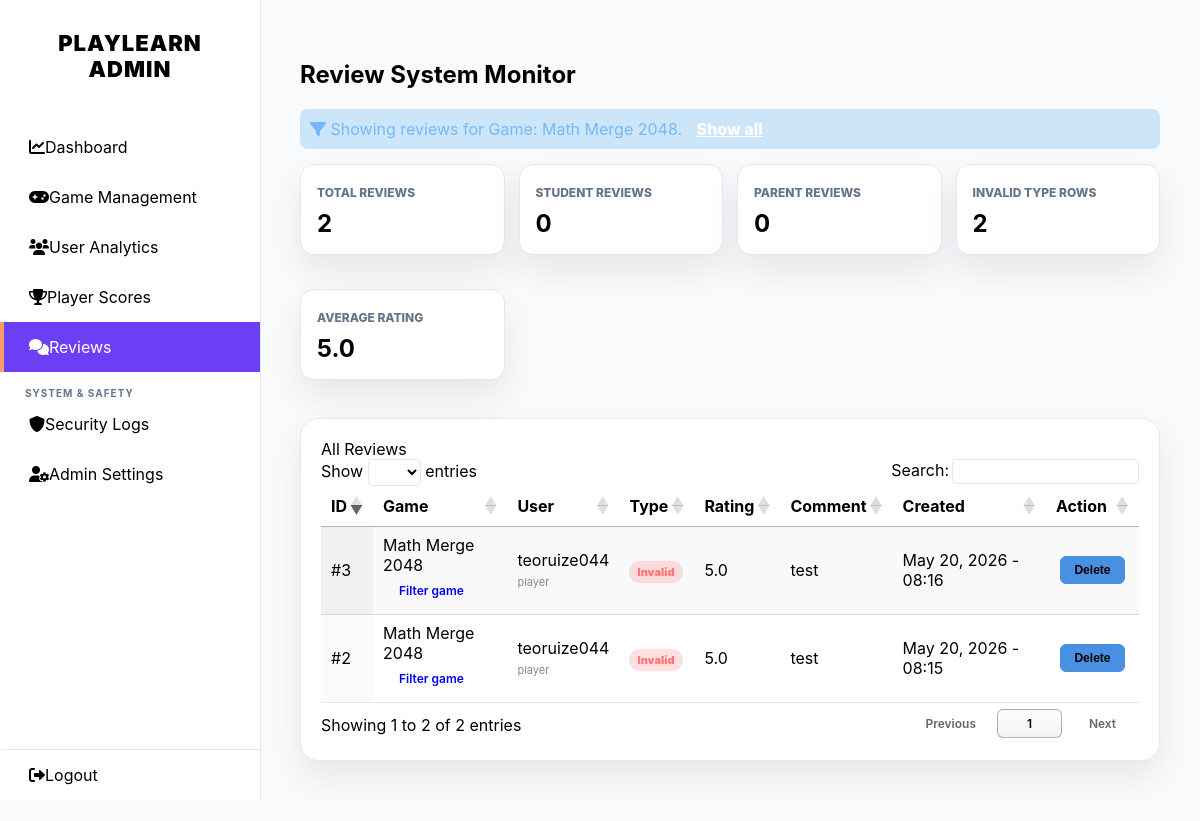
/admin_reviews.php?game_id=12 (signed in), run on the app's committed database.
### tables this page shows
CREATE TABLE `levels` (
  `id` int(11) NOT NULL,
  `level_name` varchar(100) NOT NULL,
  `category` varchar(50) NOT NULL DEFAULT 'Logic',
  `level_description` text DEFAULT NULL,
  `difficulty` enum('Easy','Normal','Hard') DEFAULT 'Easy',
  `target_score` int(11) DEFAULT 100,
  `image_url` varchar(255) DEFAULT 'assets/img/default_level.jpg',
  `game_url` varchar(255) NOT NULL DEFAULT 'game2048.php',
  `custom_slug` varchar(80) DEFAULT NULL,
  `package_path` varchar(255) DEFAULT NULL,
  `package_status` enum('published','draft','rejected') NOT NULL DEFAULT 'published',
  `package_manifest` text DEFAULT NULL,
  `status` enum('published','draft') DEFAULT 'published',
  `created_at` timestamp NOT NULL DEFAULT current_timestamp(),
  `is_featured` tinyint(1) DEFAULT 0,
  `is_trending` tinyint(1) DEFAULT 0,
  `editor_choice` tinyint(1) NOT NULL DEFAULT 0
);

CREATE TABLE `game_reviews` (
  `id` int(11) NOT NULL,
  `game_id` int(11) NOT NULL,
  `user_id` int(11) NOT NULL,
  `username` varchar(100) NOT NULL,
  `rating_type` enum('student','parent') NOT NULL,
  `rating_score` decimal(2,1) NOT NULL,
  `comment_text` text NOT NULL,
  `created_at` timestamp NULL DEFAULT current_timestamp()
);

CREATE TABLE `users` (
  `id` int(11) NOT NULL,
  `username` varchar(50) NOT NULL,
  `profile_image` varchar(255) DEFAULT NULL,
  `avatar_frame` varchar(255) DEFAULT NULL,
  `frame_expires_at` datetime DEFAULT NULL,
  `title` varchar(50) DEFAULT NULL,
  `title_expires_at` datetime DEFAULT NULL,
  `email` varchar(100) NOT NULL,
  `password` varchar(255) NOT NULL,
  `birthday` date NOT NULL,
  `gender` varchar(10) DEFAULT NULL,
  `ic_number` varchar(40) DEFAULT NULL,
  `role` enum('player','admin','parent') DEFAULT 'player',
  `level` int(11) DEFAULT 1,
  `total_exp` int(11) DEFAULT 0,
  `weekly_exp` int(11) DEFAULT 0,
  `link_code` varchar(10) DEFAULT NULL,
  `status` enum('active','banned') DEFAULT 'active',
  `ban_reason` varchar(255) DEFAULT NULL,
  `banned_at` datetime DEFAULT NULL,
  `last_login` datetime DEFAULT NULL,
  `created_at` timestamp NOT NULL DEFAULT current_timestamp(),
  `last_seen` datetime DEFAULT current_timestamp(),
  `theme_preference` varchar(10) DEFAULT 'dark'
);

### admin_reviews.php (the view, shortened to what this page needs)
<?php
require 'db_conn.php';
$filter_user_id = isset($_GET['user_id']) ? intval($_GET['user_id']) : 0;
$filter_game_id = isset($_GET['game_id']) ? intval($_GET['game_id']) : 0;
$filter_label = '';
$where = [];
$types = '';
$params = [];
if ($filter_game_id > 0) {
    $where[] = 'gr.game_id = ?';
    $types .= 'i';
    $params[] = $filter_game_id;
}
$where_sql = $where ? ('WHERE ' . implode(' AND ', $where)) : '';
$stats = [
    'total_reviews' => 0,
    'student_reviews' => 0,
    'parent_reviews' => 0,
    'invalid_reviews' => 0,
    'average_rating' => null,
];
$stats_res = $conn->query("SELECT
    COUNT(*) AS total_reviews,
    SUM(rating_type = 'student') AS student_reviews,
    SUM(rating_type = 'parent') AS parent_reviews,
    SUM(rating_type NOT IN ('student','parent') OR rating_type IS NULL OR rating_type = '') AS invalid_reviews,
    AVG(rating_score) AS average_rating
    FROM game_reviews");
if ($stats_res) {
    $stats = array_merge($stats, $stats_res->fetch_assoc());
}
$sql = "SELECT gr.*, u.email, u.role, l.level_name
        FROM game_reviews gr
        LEFT JOIN users u ON u.id = gr.user_id
        LEFT JOIN levels l ON l.id = gr.game_id
        $where_sql
        ORDER BY gr.created_at DESC, gr.id DESC";
if ($params) {
    $stmt = $conn->prepare($sql);
    $stmt->bind_param($types, ...$params);
    $stmt->execute();
    $reviews = $stmt->get_result();
} else {
    $reviews = $conn->query($sql);
}
if ($filter_user_id > 0) {
    $label_stmt = $conn->prepare("SELECT username FROM users WHERE id = ?");
    $label_stmt->bind_param("i", $filter_user_id);
    $label_stmt->execute();
    $label_user = $label_stmt->get_result()->fetch_assoc();
    $filter_label = 'User: ' . ($label_user['username'] ?? ('#' . $filter_user_id));
    $label_stmt->close();
} elseif ($filter_game_id > 0) {
    $label_stmt = $conn->prepare("SELECT level_name FROM levels WHERE id = ?");
    $label_stmt->bind_param("i", $filter_game_id);
    $label_stmt->execute();
    $label_game = $label_stmt->get_result()->fetch_assoc();
    $filter_label = 'Game: ' . ($label_game['level_name'] ?? ('#' . $filter_game_id));
}
?>
<!DOCTYPE html>
<html lang="en">
<head>
    <link rel="stylesheet" href="https://cdnjs.cloudflare.com/ajax/libs/font-awesome/6.0.0/css/all.min.css">
    <link rel="stylesheet" href="https://cdn.datatables.net/1.13.4/css/jquery.dataTables.min.css">
    <link rel="stylesheet" href="css/admin_global.css?v=<?php echo time(); ?>">
</head>
<body>
    <?php include('includes/sidebar.php'); ?>
    <main class="main-content">
        <div class="header-row">
            <h2>Review System Monitor</h2>
            <?php if ($filter_label): ?>
                <div style="background: rgba(9, 132, 227, 0.18); color: #74b9ff; padding: 10px; border-radius: 8px; margin-bottom: 15px;">
                    <i class="fas fa-filter"></i> Showing reviews for <?php echo htmlspecialchars($filter_label); ?>.
                    <a href="admin_reviews.php" style="color:#fff; margin-left:10px; font-weight:800;">Show all</a>
                </div>
            <?php endif; ?>
        </div>
        <div class="stat-grid">
            <div class="stat-card"><span>Total Reviews</span><strong><?php echo intval($stats['total_reviews']); ?></strong></div>
            <div class="stat-card"><span>Student Reviews</span><strong><?php echo intval($stats['student_reviews']); ?></strong></div>
            <div class="stat-card"><span>Parent Reviews</span><strong><?php echo intval($stats['parent_reviews']); ?></strong></div>
            <div class="stat-card"><span>Invalid Type Rows</span><strong><?php echo intval($stats['invalid_reviews']); ?></strong></div>
            <div class="stat-card"><span>Average Rating</span><strong><?php echo $stats['average_rating'] !== null ? number_format(floatval($stats['average_rating']), 1) : 'N/A'; ?></strong></div>
        </div>
        <div class="content-card">
            <span class="card-title">All Reviews</span>
            <table id="reviewsTable" class="display" style="width:100%">
                <thead>
                    <tr>
                        <th>ID</th>
                        <th>Game</th>
                        <th>User</th>
                        <th>Type</th>
                        <th>Rating</th>
                        <th>Comment</th>
                        <th>Created</th>
                        <th>Action</th>
                    </tr>
                </thead>
                <tbody>
                    <?php while ($row = $reviews->fetch_assoc()): ?>
                        <?php
                        $type = $row['rating_type'];
                        $type_class = in_array($type, ['student', 'parent'], true) ? ('type-' . $type) : 'type-invalid';
                        $type_label = in_array($type, ['student', 'parent'], true) ? ucfirst($type) : 'Invalid';
                        ?>
                        <tr>
                            <td>#<?php echo intval($row['id']); ?></td>
                            <td>
                                <?php echo htmlspecialchars($row['level_name'] ?: ('Game #' . $row['game_id'])); ?><br>
                                <a href="admin_reviews.php?game_id=<?php echo intval($row['game_id']); ?>" style="font-size:11px;">Filter game</a>
                            </td>
                            <td>
                                <?php echo htmlspecialchars($row['username']); ?><br>
                                <span style="color:#888; font-size:11px;"><?php echo htmlspecialchars($row['role'] ?: 'Unknown role'); ?></span>
                            </td>
                            <td><span class="type-pill <?php echo $type_class; ?>"><?php echo $type_label; ?></span></td>
                            <td><?php echo htmlspecialchars($row['rating_score']); ?></td>
                            <td><?php echo htmlspecialchars($row['comment_text']); ?></td>
                            <td><?php echo date('M d, Y - H:i', strtotime($row['created_at'])); ?></td>
                            <td>
                                <button
                                    type="button"
                                    class="studio-btn"
                                    style="background:#e74c3c;"
                                    data-review-id="<?php echo intval($row['id']); ?>"
                                    data-review-label="#<?php echo intval($row['id']); ?>"
                                    onclick="openDeleteReviewModal(this)">
                                    Delete
                                </button>
                            </td>
                        </tr>
                    <?php endwhile; ?>
                </tbody>
            </table>
        </div>
    </main>
</body>
</html>

### css/admin_global.css (style rules this page uses)
:root { --bg-dark: #121212; --card-dark: #1e1e1e; --sidebar-bg: #000000; --sidebar-hover: #1a1a1a; --text-main: #ffffff; --text-gray: #aaaaaa; --accent-blue: #3b5998; --border-color: #333333; --input-bg: #2a2a2a; }
body.light-mode { --bg-dark: #f8fafc; --card-dark: #ffffff; --sidebar-bg: #ffffff; --sidebar-hover: #4A90E2; --text-main: #000000; --text-gray: #64748b; --accent-blue: #4A90E2; --border-color: #e2e8f0; }
body { font-family: 'Inter', sans-serif; background-color: var(--bg-dark); color: var(--text-main); margin: 0; display: flex; transition: background-color 0.3s, color 0.3s; }
.main-content { margin-left: 260px; width: calc(100% - 260px); padding: 40px; box-sizing: border-box; }
.stat-card, .content-card { background-color: var(--card-dark); padding: 20px; border-radius: 12px; border: 1px solid var(--border-color); margin-bottom: 20px; }
h2, h3, h4, .card-title, .stat-card p { color: var(--text-main); }
table.dataTable { background-color: var(--card-dark) !important; color: var(--text-main) !important; border-bottom: 1px solid var(--border-color) !important; }
.main-content table button, .main-content table .studio-btn, .main-content table .btn-ban, .main-content table a, .main-content div[class*="card"] a, .main-content div[class*="card"] button { display: inline-block !important; vertical-align: middle !important; width: auto !important; min-width: 65px !important; padding: 6px 12px !important; font-size: 12px !important; font-weight: 600 !important; border-radius: 6px !important; text-align: center !important; text-decoration: none !important; margin: 2px 4px !important; cursor: pointer !important; transition: all 0.2s ease !important; box-sizing: border-box !important; }
.main-content table .studio-btn, .main-content table .btn-view, .main-content table button[onclick*="goToUserManagement"], .main-content table button[onclick*="viewUserDetails"], .main-content div[class*="card"] a[href*="edit"], .main-content div[class*="card"] button[onclick*="openEditModal"] { background-color: #4A90E2 !important; border: 1px solid #4A90E2 !important; color: #000000 !important; }
:root { --accent-purple: #6C3FF5; --accent-orange: #FF9B6B; --accent-yellow: #E8D754; --accent-blue: #4A90E2; }
.stat-card, .content-card, .level-card { border-radius: 18px; box-shadow: 0 16px 35px rgba(0, 0, 0, 0.08); }
.studio-btn, button[type="submit"], input[type="submit"] { border-radius: 999px !important; font-weight: 800 !important; }

### admin_reviews.php (style rules this page uses)
.stat-grid { display: grid; grid-template-columns: repeat(auto-fit, minmax(170px, 1fr)); gap: 14px; margin-bottom: 18px; }
.stat-card { background: var(--card-dark); border: 1px solid var(--border-color); border-radius: 14px; padding: 16px; }
.stat-card span { color: var(--text-gray); font-size: 12px; font-weight: 800; text-transform: uppercase; }
.stat-card strong { display: block; margin-top: 8px; font-size: 24px; }
.type-pill { padding: 4px 8px; border-radius: 999px; font-size: 11px; font-weight: 900; }
.type-invalid { background: rgba(255, 77, 77, 0.18); color: #ff7675; }

### data on the page
levels: level_name "Game: Math Merge 2048"
game_reviews: id "3", game.level_name "Math Merge 2048", username "teoruize044", user.role "player", rating_type "Invalid", rating_score "5.0", comment_text "test", created_at "May 20, 2026 - 08:16"
game_reviews: id "2", game.level_name "Math Merge 2048", username "teoruize044", user.role "player", rating_type "Invalid", rating_score "5.0", comment_text "test", created_at "May 20, 2026 - 08:15"

### other printed values
$stats['total_reviews'] "2"
$stats['student_reviews'] "0"
$stats['parent_reviews'] "0"
$stats['invalid_reviews'] "2"
$stats['average_rating'] "5.0"
